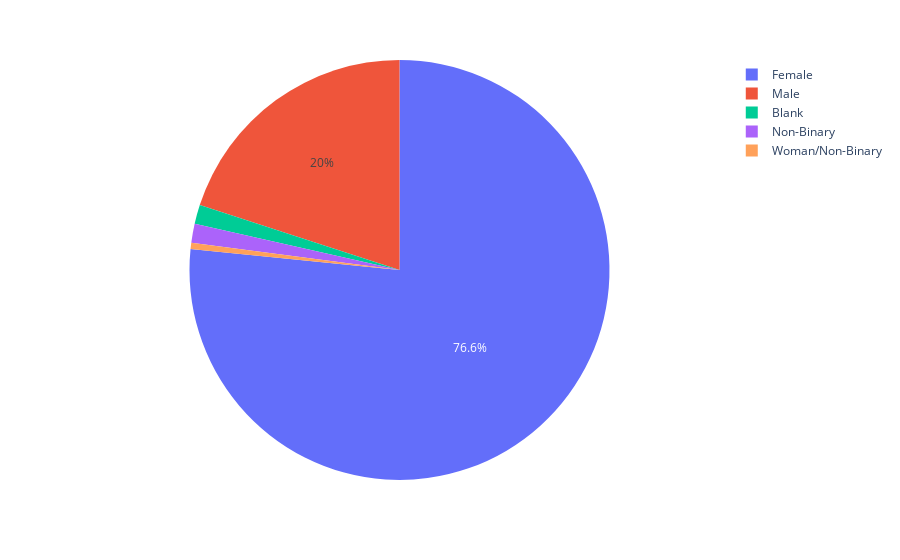

This figure's notebook cell:
### Code cell
names=["Female", "Male", "Blank", "Non-Binary", "Woman/Non-Binary"]
for template in ["plotly_dark"]:
    fig = px.pie(dei, values=dei["What is your gender?"].value_counts(), names=names)
    fig.update_traces(textposition='inside')
    fig.update_layout(uniformtext_minsize=12, uniformtext_mode='hide')
    fig.show()

### Figure 1 — Plotly figure (JSON) as saved in the notebook; plotly's stock layout.template omitted (floating-point values rounded to 4 significant figures)
{"data": [{"domain": {"x": [0, 1], "y": [0, 1]}, "hovertemplate": "label=%{label}<br>value=%{value}<extra></extra>", "labels": ["Female", "Male", "Blank", "Non-Binary", "Woman/Non-Binary"], "legendgroup": "", "name": "", "showlegend": true, "textposition": "inside", "type": "pie", "values": [157, 41, 3, 3, 1]}], "layout": {"legend": {"tracegroupgap": 0}, "margin": {"t": 60}, "uniformtext": {"minsize": 12, "mode": "hide"}}}
